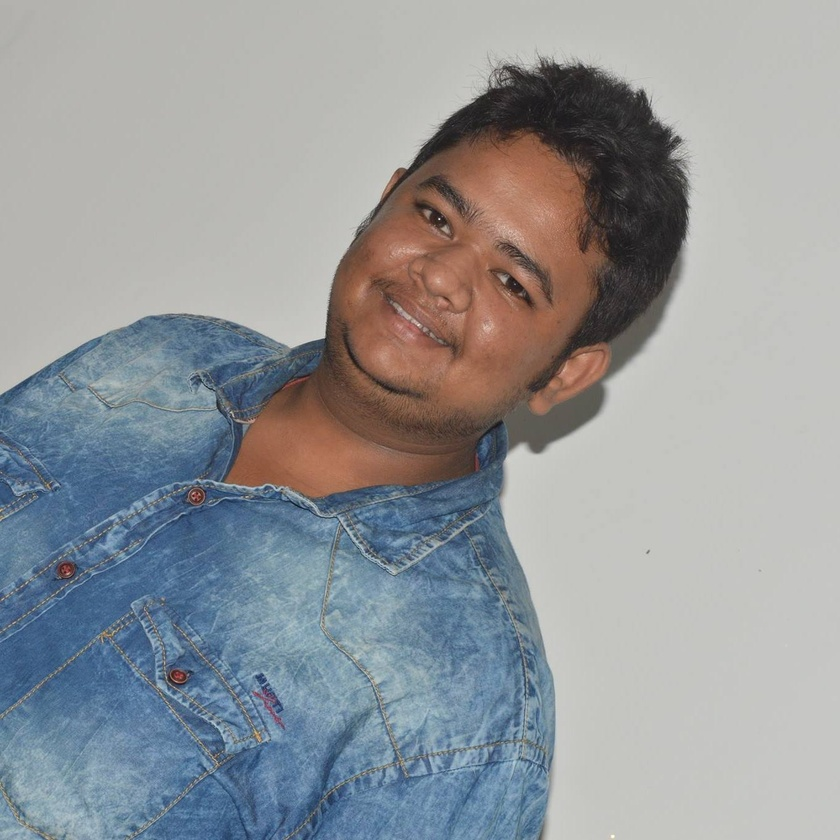
#> input picture images/surya.jpg, 840 x 840 px, shrunk from 1361 x 1361 before the run
$ jupyter execute '2.1 Arithmetic Operations.ipynb'
#> lines starting #> are read from the running program, lines starting #| are printed output that depends on the picture
# Arithmetic Operations

These are the simple operation that allows us to add or substract to the color intensity.
Calculate the pre element operation of two array. The overal effect is increasing or decreasing brightness.

[cell 1]
import cv2
import numpy as np

[cell 2]
image = cv2.imread('images/surya.jpg')
#> image is the input picture: shape (840, 840, 3); mean B, G, R 154.4, 151.1, 147.4

# Create a matrix of ones, then multiply it by a scaler of 100
# This gives a matrix with same dimesions of our image with all values being 100
M = np.ones(image.shape, dtype = "uint8") * 75
# M

# We use this to add this matrix M, to our image
# Notice the increase in brightness
added = cv2.add(image, M)
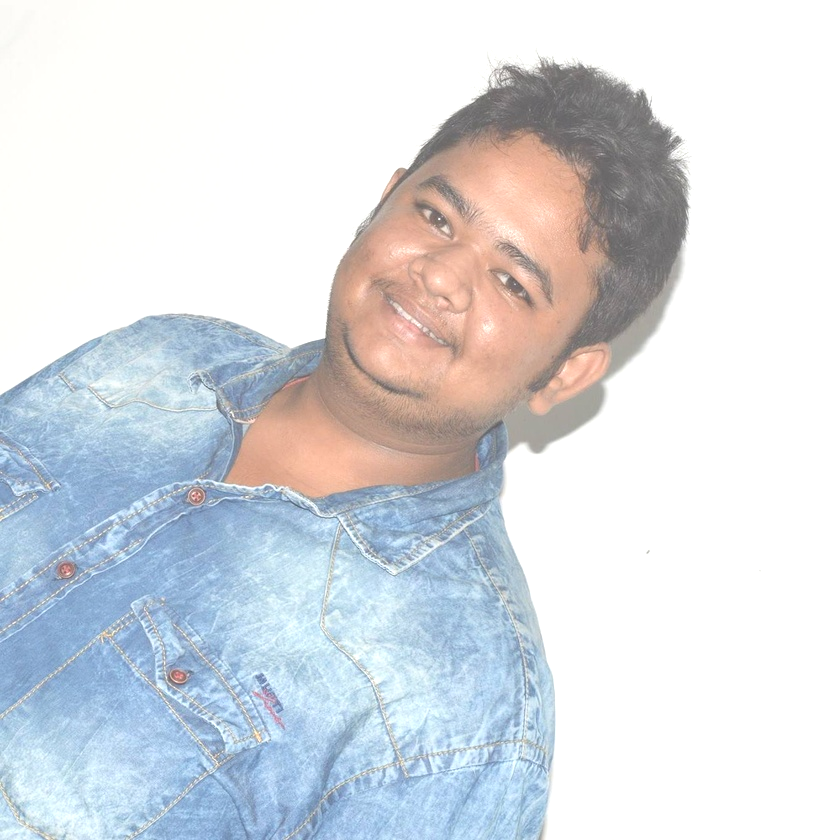
#> added: shape (840, 840, 3); mean B, G, R 225.2, 220.3, 216.7
cv2.imshow("Added", added)

# Likewise we can also subtract
# Notice the decrease in brightness
subtracted = cv2.subtract(image, M)
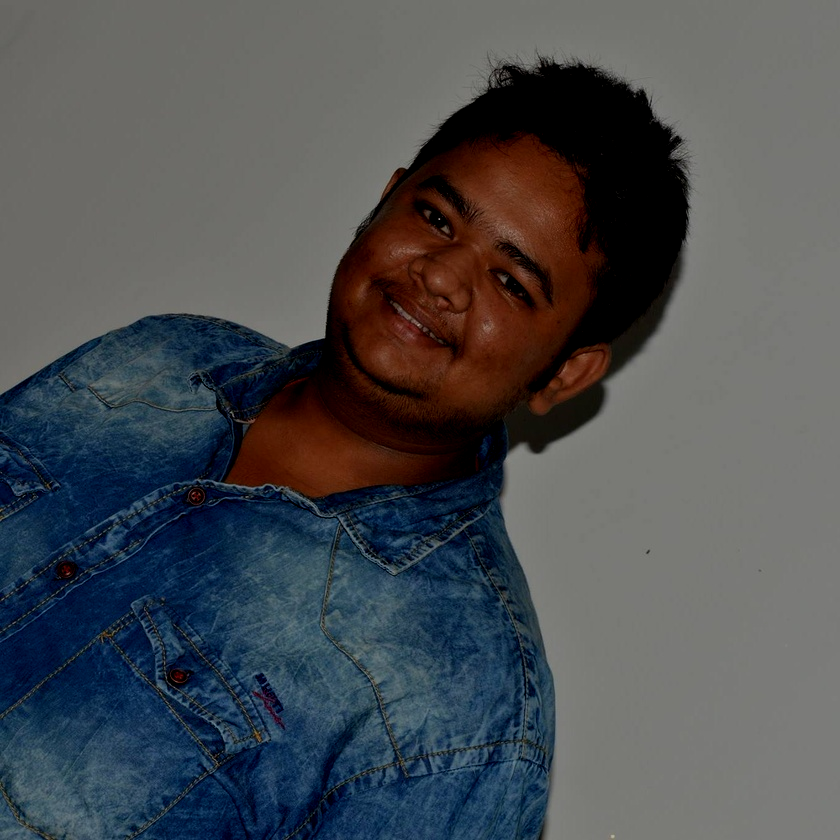
#> subtracted: shape (840, 840, 3); mean B, G, R 81.5, 77.7, 74.5
cv2.imshow("Subtracted", subtracted)

cv2.waitKey(0)
cv2.destroyAllWindows()
